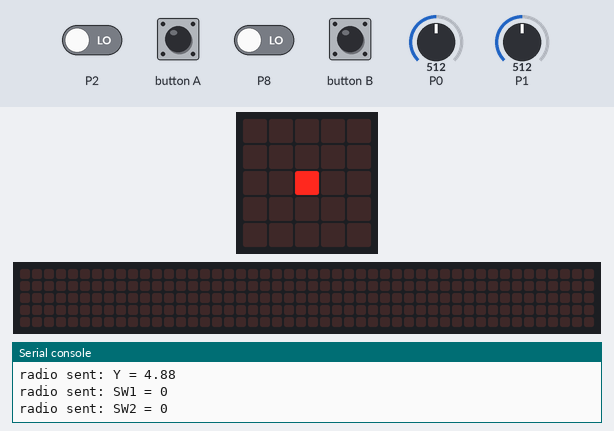
Bench run of a program on a simulated BBC micro:bit (MakeCode). Parts: the board's 5×5 LED display, a strip that is not on the board, showing the scrolling text unrolled, the last lines printed to the serial console. The inputs (shaded band) are chosen by the test bench; at power-on: P0 = 512, P1 = 512, P2 LOW, P8 LOW (analog values on the 0–1023 scale). No radio messages arrive unless stated (any console line starting 'radio sent:' is added by the test bench); the 48×5 strip is a reading aid, not a part: it shows the text the display is scrolling, unrolled, one strip-width of it at a time.

Above: at 1.2 s.
1.3 s: button A pressed for 0.15 s
At 1.52 s:
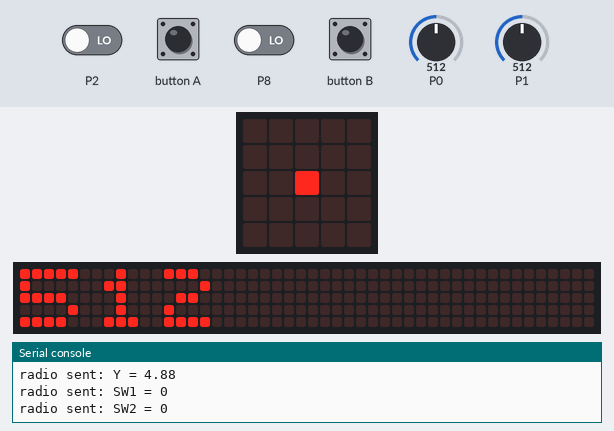
2.0 s: P0 set to 716
5.0 s: P1 set to 716
At 5.9 s:
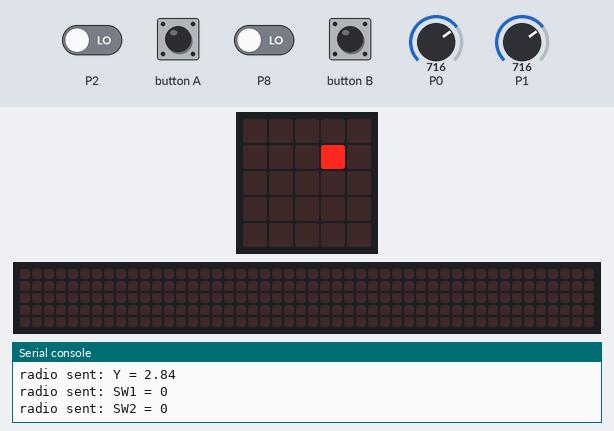
6.6 s: button B pressed for 0.15 s
At 6.82 s:
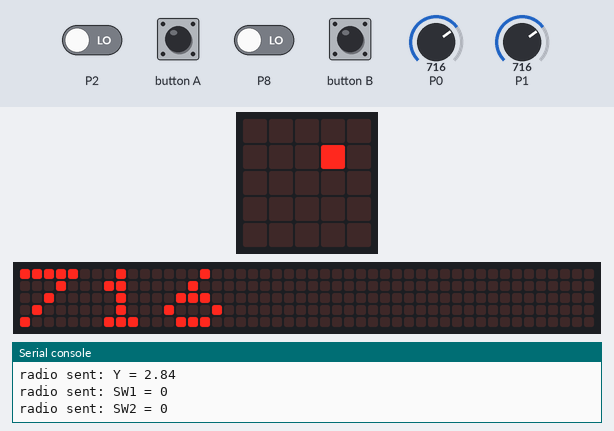
7.3 s: P0 set to 900
10.3 s: P1 set to 900
At 11.1 s:
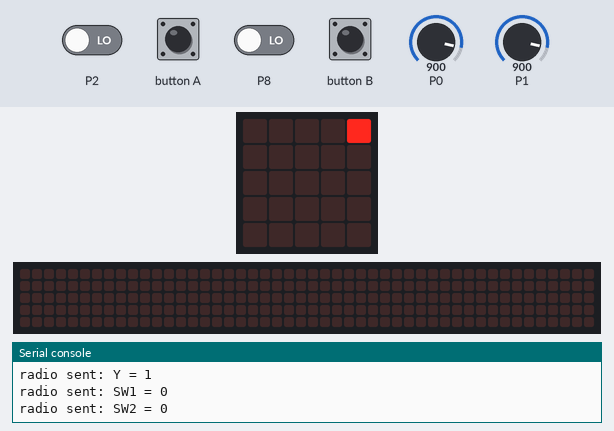
Timing chart, 0 to 12.9 s (numbered marks = the images above; inputs shaded):
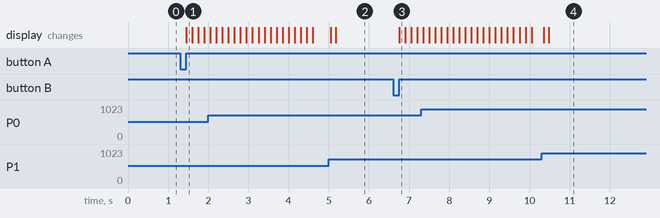

Measured:
- after the input at 1.3 s, the display: changes after 0.15 s (image 1)
- after the input at 5.0 s, the display: first differs from a run without the input after 0.17 s (image 2)
- after the input at 6.6 s, the display: changes after 0.15 s (image 3)
- after the input at 10.3 s, the display: first differs from a run without the input after 0.17 s (image 4)

The program:

main.ts
```typescript
input.onButtonPressed(Button.A, function () {
    basic.showNumber(X)
})
input.onButtonPressed(Button.B, function () {
    basic.showNumber(Y)
})
let Y = 0
let X = 0
radio.setGroup(1)
X = 0
Y = 0
let X送信 = 0
let Y送信 = 0
let X表示 = 2
let Y表示 = 2
let 表示 = game.createSprite(2, 2)
let SW1 = 0
let SW2 = 0
basic.forever(function () {
    X = pins.analogReadPin(AnalogPin.P0)
    Y = pins.analogReadPin(AnalogReadWritePin.P1)
    if (X >= 1000) {
        X = 999
    }
    if (Y >= 1000) {
        Y = 999
    }
    X送信 = X / 100
    Y送信 = (1000 - Y) / 100
    X表示 = X送信 / 2
    Y表示 = Y送信 / 2
    表示.set(LedSpriteProperty.X, X表示)
    表示.set(LedSpriteProperty.Y, Y表示)
    radio.sendValue("X", X送信)
    radio.sendValue("Y", Y送信)
    SW1 = pins.digitalReadPin(DigitalPin.P2)
    SW2 = pins.digitalReadPin(DigitalPin.P8)
    radio.sendValue("SW1", SW1)
    radio.sendValue("SW2", SW2)
    basic.pause(100)
})
```

test.ts
```typescript
// テストはここに来ます。このパッケージが拡張機能として使用されるときにはコンパイルされません。
```
